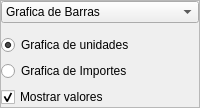
            <widget class="QFrame" name="frame_9">
             <property name="frameShape">
              <enum>QFrame::StyledPanel</enum>
             </property>
             <property name="frameShadow">
              <enum>QFrame::Raised</enum>
             </property>
             <layout class="QVBoxLayout" name="verticalLayout_3">
              <property name="leftMargin">
               <number>0</number>
              </property>
              <property name="topMargin">
               <number>0</number>
              </property>
              <property name="rightMargin">
               <number>0</number>
              </property>
              <property name="bottomMargin">
               <number>0</number>
              </property>
              <item>
               <widget class="QComboBox" name="cboTipoGrafica">
                <item>
                 <property name="text">
                  <string>Grafica de Barras</string>
                 </property>
                </item>
                <item>
                 <property name="text">
                  <string>Grafica de Líneas</string>
                 </property>
                </item>
               </widget>
              </item>
              <item>
               <widget class="OpenChart" name="grafica" native="true">
                <property name="useTitle" stdset="0">
                 <bool>true</bool>
                </property>
                <property name="Title" stdset="0">
                 <string>Compras/Ventas Ejercicio /unidades</string>
                </property>
                <property name="Etiquetas" stdset="0">
                 <bool>true</bool>
                </property>
                <property name="Valores" stdset="0">
                 <bool>true</bool>
                </property>
                <property name="Leyenda" stdset="0">
                 <bool>true</bool>
                </property>
               </widget>
              </item>
              <item>
               <widget class="QRadioButton" name="radGrafica_unidades">
                <property name="text">
                 <string>Grafica de unidades</string>
                </property>
                <property name="checked">
                 <bool>true</bool>
                </property>
               </widget>
              </item>
              <item>
               <widget class="QRadioButton" name="radGrafica_importes">
                <property name="text">
                 <string>Grafica de Importes</string>
                </property>
               </widget>
              </item>
              <item>
               <widget class="QCheckBox" name="chkValorGrafica">
                <property name="autoFillBackground">
                 <bool>false</bool>
                </property>
                <property name="text">
                 <string>Mostrar valores</string>
                </property>
                <property name="checked">
                 <bool>true</bool>
                </property>
               </widget>
              </item>
             </layout>
            </widget>
